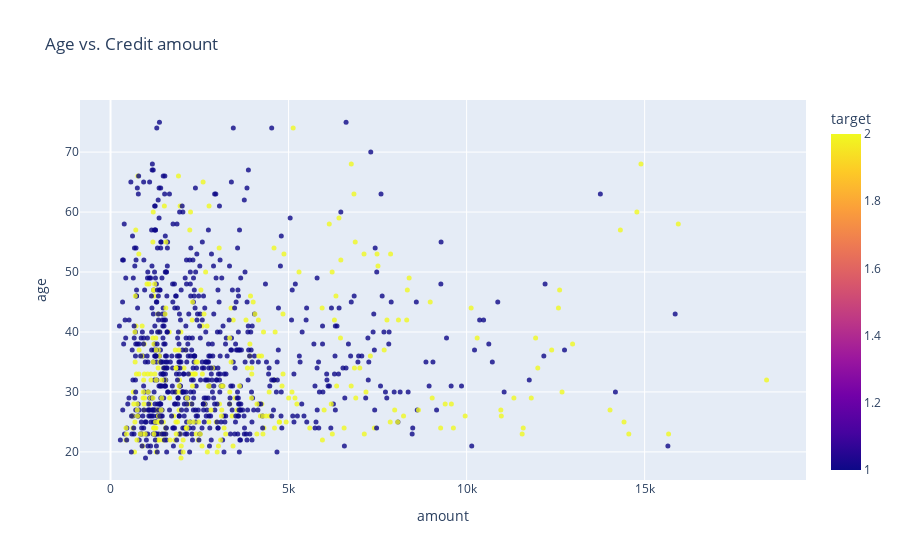

Write notebook code for a chart like this one.
### Code cell
# Comparing borrowers’ ages and loan amounts, colored by credit risk, to see how age relates to the size of loans and potential default.
fig = px.scatter(df,
                 x = 'amount',
                 y = 'age',
                 color = 'target',
                 opacity = 0.8,
                 title = 'Age vs. Credit amount')
fig.update_traces(marker_size=5)
fig.show()

### Figure 1 — Plotly figure (JSON) as saved in the notebook; plotly's stock layout.template omitted (floating-point values rounded to 4 significant figures; data arrays with more than 128 entries replaced by an {"elided": "..."} marker saying what was removed)
{"data": [{"hovertemplate": "amount=%{x}<br>age=%{y}<br>target=%{marker.color}<extra></extra>", "legendgroup": "", "marker": {"color": {"elided": "1000 int values"}, "coloraxis": "coloraxis", "opacity": 0.8, "size": 5, "symbol": "circle"}, "mode": "markers", "name": "", "orientation": "v", "showlegend": false, "type": "scatter", "x": {"elided": "1000 int values"}, "xaxis": "x", "y": {"elided": "1000 int values"}, "yaxis": "y"}], "layout": {"coloraxis": {"colorbar": {"title": {"text": "target"}}, "colorscale": [[0, "#0d0887"], [0.1111, "#46039f"], [0.2222, "#7201a8"], [0.3333, "#9c179e"], [0.4444, "#bd3786"], [0.5556, "#d8576b"], [0.6667, "#ed7953"], [0.7778, "#fb9f3a"], [0.8889, "#fdca26"], [1, "#f0f921"]]}, "legend": {"tracegroupgap": 0}, "title": {"text": "Age vs. Credit amount"}, "xaxis": {"anchor": "y", "domain": [0, 1], "title": {"text": "amount"}}, "yaxis": {"anchor": "x", "domain": [0, 1], "title": {"text": "age"}}}}
